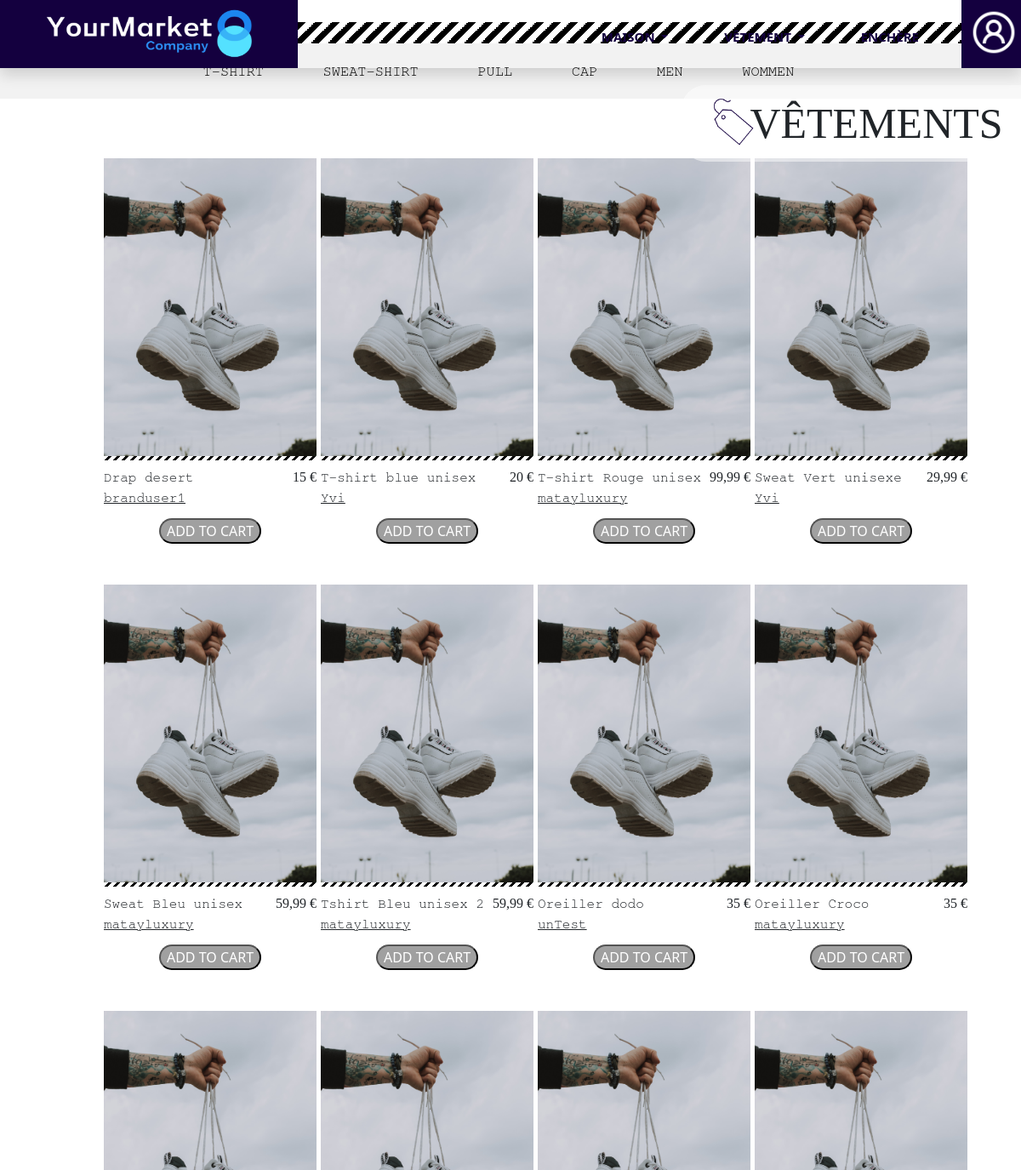
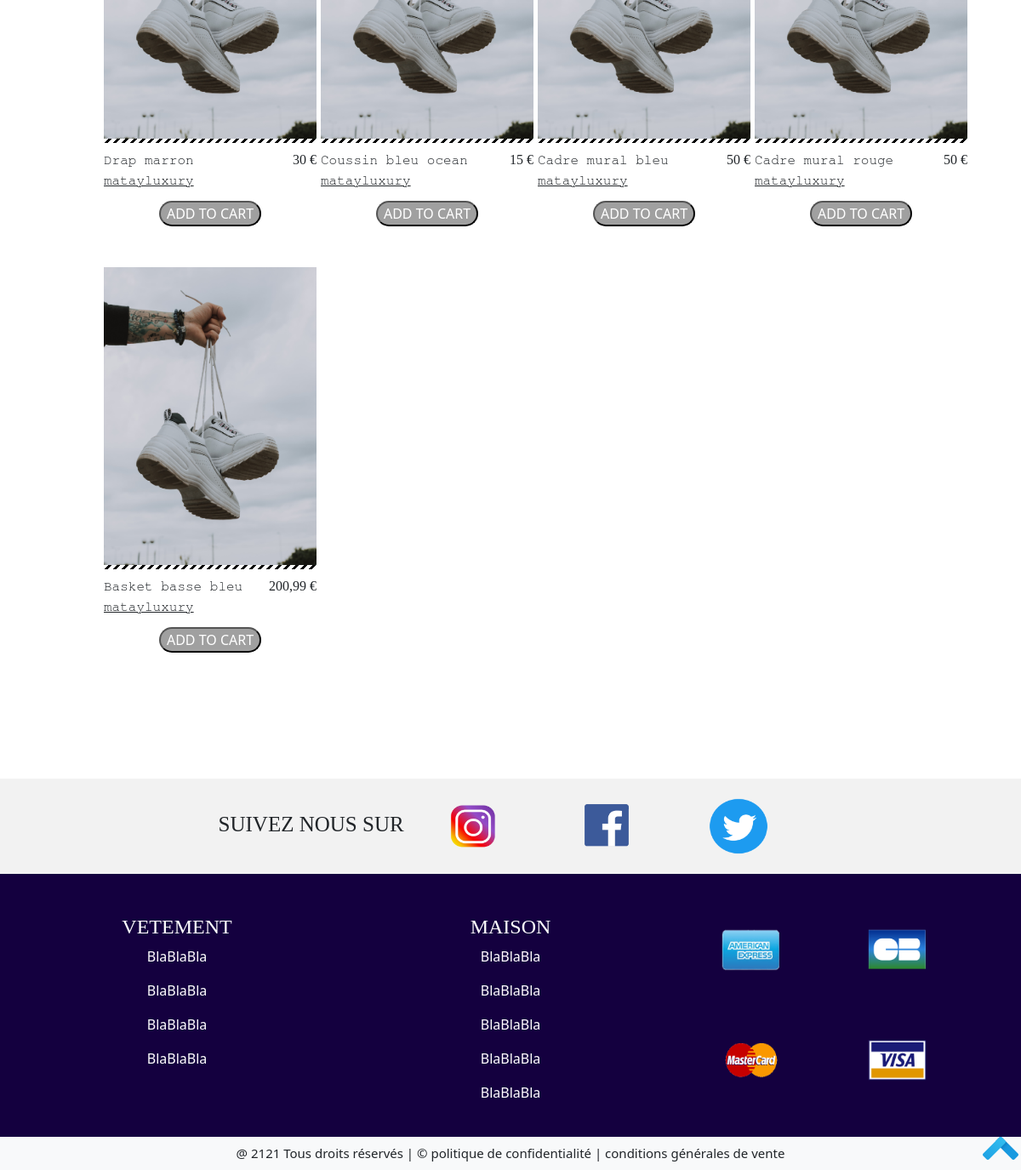
/Front/Base/page-vetements_accueil.php, run on the app's committed database (2 pictures, top to bottom).
### tables this page shows
CREATE TABLE IF NOT EXISTS `item` (
  `id_item` int(11) NOT NULL AUTO_INCREMENT,
  `id_seller` int(11) NOT NULL,
  `price` varchar(15) NOT NULL,
  `name` varchar(20) NOT NULL,
  `category` varchar(255) NOT NULL,
  `subcategory` varchar(255) NOT NULL,
  `quantity` varchar(15) NOT NULL,
  `description` text NOT NULL,
  `photo` varchar(255) NOT NULL,
  `is_bidding` tinyint(4) NOT NULL DEFAULT '0',
  `is_negotiated` tinyint(4) NOT NULL DEFAULT '0',
  `is_buying` tinyint(4) NOT NULL DEFAULT '0',
  PRIMARY KEY (`id_item`),
  KEY `id_item` (`id_item`),
  KEY `id_seller` (`id_seller`)
);

CREATE TABLE IF NOT EXISTS `seller` (
  `id_seller` int(11) NOT NULL AUTO_INCREMENT,
  `brand` varchar(30) NOT NULL,
  `profil_picture` varchar(255) NOT NULL,
  `background` varchar(255) NOT NULL,
  `phone` varchar(255) NOT NULL,
  `email` varchar(255) NOT NULL,
  `passworde` varchar(255) NOT NULL,
  PRIMARY KEY (`id_seller`),
  KEY `id_seller` (`id_seller`)
);

### Front/Base/page-vetements_accueil.php (the view, shortened to what this page needs)
<?php
    require "head.php";
        include("../../Bdd/cnx.php");
        $queryCountItems = mysqli_query($con, "select count(id_item) as total from item");
        $queryAllItems = mysqli_query($con, "select name, price , brand, quantity, description,photo, is_negotiated, is_bidding from item,seller where seller.id_seller=item.id_seller");
?>
<div class="vetement_general">
    <div class="deco_marque_general position-absolute position-absolute top-0 end-0">
        <img class="img_icon_sale position-absolute top-50 start-0 translate-middle-y" src="../../Image/icon_sale.png" alt="icon_sale">
        <p class="texte_deco_marque_general texte_style text-uppercase position-absolute top-50 start-50 translate-middle">vêtements</p>
    </div>
    <div class="class_separation"></div>
</div>
<div class="vetement_details">
    <div class="navbar_vetement">
        <ul class="navbar_vetement_details detail_style centrer">
                <li><a href="#">T-SHIRT</a></li>
                <li><a href="#">SWEAT-SHIRT</a></li>
                <li><a href="#">PULL</a></li>
                <li><a href="#">CAP</a></li>
                <li><a href="#">MEN</a></li>
                <li><a href="#">WOMMEN</a></li>
        </ul>
    </div>
</div>
<div class="vetement_liste_total row">
    <div class="col-1"></div>
    <div class="col-10">
        <div class="row">
        <?php
        if($row = mysqli_fetch_assoc($queryCountItems)){
            $total = $row['total'];
            for ($i=0; $i<=$total;$i++){
                if($rowAllItems = mysqli_fetch_assoc($queryAllItems)){
                    $nameItems = $rowAllItems['name'];
                    $prixItems = $rowAllItems['price'];
                    $brandItems = $rowAllItems['brand'];
                    ?>
                    <div class=" vetement_liste_un_par_un col-3 mb-5">
                        <div class="img_vetement_presentation">
                            <img class="img_vetement_sale" src="../../Image/chaussure.png" alt="chaussure">
                            <div class="class_separation2"></div>
                        </div>
                        <div class="vetement_liste_details mt-2 position-relative">
                            <div class="vetement_liste_details_gauche">
                                <div class="detail_style_titre detail_style"><?php echo $nameItems ?></div>
                                <div class="detail_style_marque detail_style" style="text-decoration:underline;"><?php echo $brandItems ?></div>
                            </div>
                            <div class="vetement_liste_details_droite">
                                <p class="detail_style_prix texte_style"><?php echo $prixItems ?> €</p>
                            </div>
                            <center><button class="btn_ajouter_article position-absolute bottom-0 start-50 translate-middle-x">ADD TO CART</button></center>
                        </div>
                    </div>
            <?php
                }
            }
        }
        ?>
        </div>
    </div>
    <div class="col-1"></div>
</div>
<?php
    include("footer.php");
?>

### Lien/yourmarket.css (style rules this page uses)
.centrer { text-align: center; }
.texte_style { font-family: Impact, fantasy; }
.detail_style { font-family: FreeMono, monospace; }
.class_separation { width: 100%; height: 25px; background: linear-gradient(-45deg, black 25%, white 25%, white 50%, black 50%, black 75%, white 75%, white); background-size:20px 20px; }

### Lien/categorie.css (style rules this page uses)
.deco_marque_general { margin-top: 100px!important; background-color: rgb(255, 255, 255,0.5); width: 400px; height: 90px; border-radius: 30px 0 0 30px; }
.texte_deco_marque_general { font-size: 50px; margin-left: 30px!important; }
.img_icon_sale { float: left; width: 80px; height: 80px; margin-left: 20px!important; }
.navbar_vetement { background-color: #f2f2f2; }
.navbar_vetement { list-style-type: none; }
.navbar_vetement_details li { display: inline-block; padding: 20px 0 20px 0; }
.navbar_vetement_details li a { text-decoration: none; color: black; margin-right: 60px; font-size: 17px; }
.maison_liste_total, .vetement_liste_total { margin-top: 70px!important; }
.img_maison_presentation, .img_vetement_presentation { margin-left: 20px!important; }
.img_vetement_sale { width: 250px; height: 350px; }
.class_separation2 { width: 250px; height: 5px; background: linear-gradient(-45deg, black 25%, white 25%, white 50%, black 50%, black 75%, white 75%, white); background-size:10px 10px; }
.maison_liste_details, .vetement_liste_details { margin-left: 20px; width: 250px; height: 90px; }
.maison_liste_details_gauche, .vetement_liste_details_gauche { float: left; }
.maison_liste_details_droite, .vetement_liste_details_droite { float: right; }
.btn_ajouter_article { width: 120px; background-color: #a0a0a0; border-radius: 30px; color: white; }

### data on the page
item: name "Drap desert", id_seller.brand "branduser1", price "15"
item: name "T-shirt blue unisex", id_seller.brand "Yvi", price "20"
item: name "T-shirt Rouge unisex", id_seller.brand "matayluxury", price "99,99"
item: name "Sweat Vert unisexe", id_seller.brand "Yvi", price "29,99"
item: name "Sweat Bleu unisex", id_seller.brand "matayluxury", price "59,99"
item: name "Tshirt Bleu unisex 2", id_seller.brand "matayluxury", price "59,99"
item: name "Oreiller dodo", id_seller.brand "unTest", price "35"
item: name "Oreiller Croco", id_seller.brand "matayluxury", price "35"
item: name "Drap marron", id_seller.brand "matayluxury", price "30"
item: name "Coussin bleu ocean", id_seller.brand "matayluxury", price "15"
item: name "Cadre mural bleu", id_seller.brand "matayluxury", price "50"
item: name "Cadre mural rouge", id_seller.brand "matayluxury", price "50"
item: name "Basket basse bleu", id_seller.brand "matayluxury", price "200,99"
